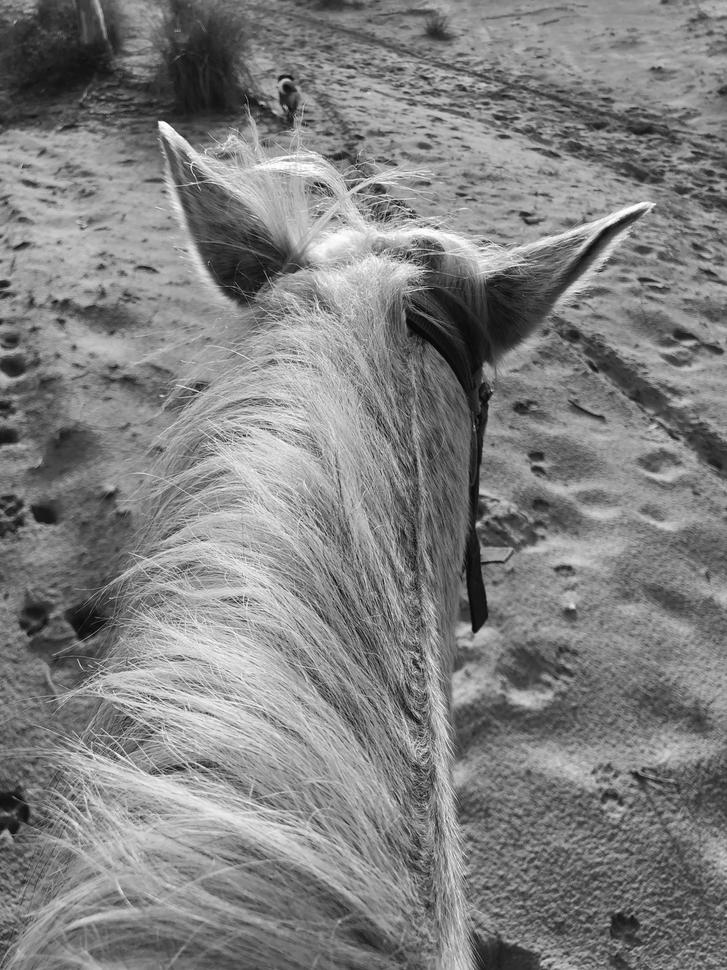
#> input picture lena.png, 727 x 970 px, shrunk from 3000 x 4000 before the run
$ python sobel.py
#> lines starting #> are read from the running program, lines starting #| are printed output that depends on the picture
import numpy as np
import cv2
import matplotlib.pyplot as plt

# 1. 自定义二维卷积函数
def convolve2d(image, kernel):
    """手动实现二维卷积，不使用 OpenCV 内置函数"""
    # 翻转卷积核
    kernel = np.flipud(np.fliplr(kernel))
    kh, kw = kernel.shape
    pad_h, pad_w = kh // 2, kw // 2

    # 对图像做边缘填充
    padded = np.pad(image, ((pad_h, pad_h), (pad_w, pad_w)), mode='reflect')

    # 输出初始化
    output = np.zeros_like(image, dtype=np.float32)

    # 卷积计算
    for i in range(image.shape[0]):
        for j in range(image.shape[1]):
            region = padded[i:i+kh, j:j+kw]
            output[i, j] = np.sum(region * kernel)

    return output

# 2. 定义 Sobel 核
sobel_x = np.array([
    [-1, 0, 1],
    [-2, 0, 2],
    [-1, 0, 1]
], dtype=np.float32)

sobel_y = np.array([
    [-1, -2, -1],
    [0, 0, 0],
    [1, 2, 1]
], dtype=np.float32)

# 3. 读取图像并灰度化
img = cv2.imread('lena.png', cv2.IMREAD_GRAYSCALE)
#> img is the input picture: shape (970, 727); min 1, max 255, mean 127.8
if img is None:
    raise ValueError("❌ 未找到图像，请将图片命名为 lena.png 并与脚本放在同目录。")

# 4. 卷积计算\
Gx = convolve2d(img, sobel_x)
#> after the loop in convolve2d, `for i in range(image.shape[0]):`:
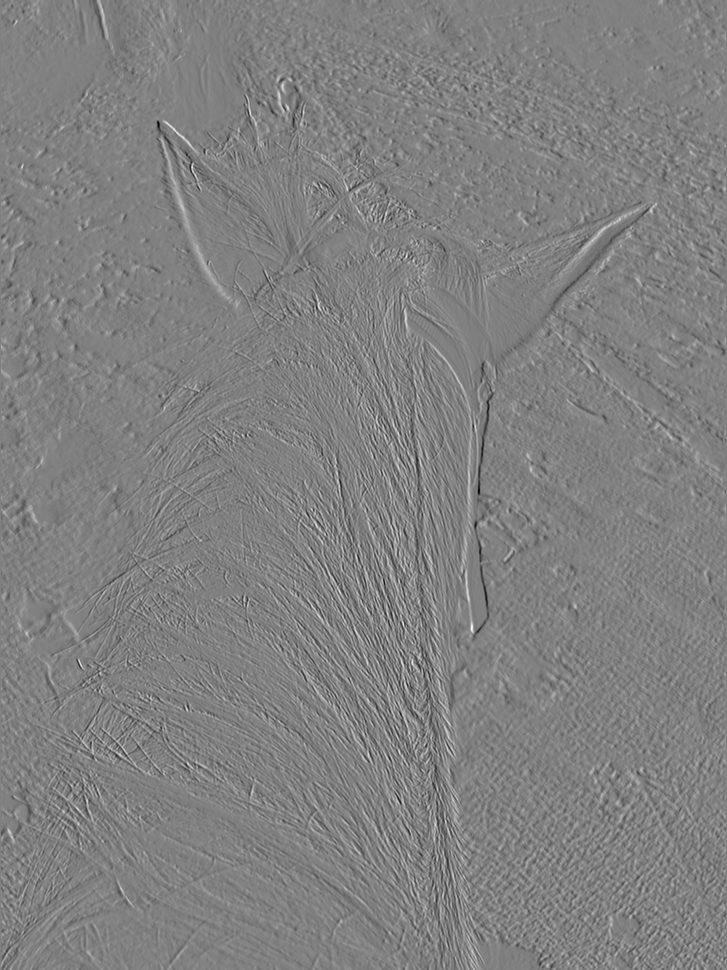
#> output: shape (970, 727) float32; min -631, max 618, mean -0.2; drawn with min black and max white
Gy = convolve2d(img, sobel_y)
#> after the loop in convolve2d (call 2), `for i in range(image.shape[0]):`:
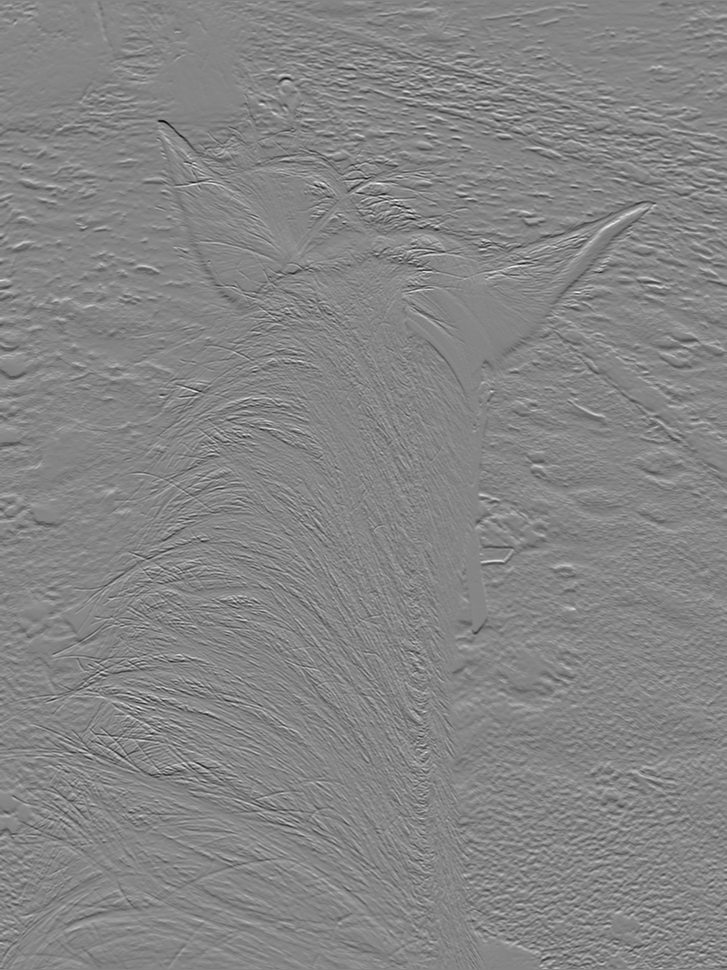
#> output: shape (970, 727) float32; min -802, max 730, mean 0.1; drawn with min black and max white

# 5. 计算梯度幅值与方向
magnitude = np.sqrt(Gx**2 + Gy**2)
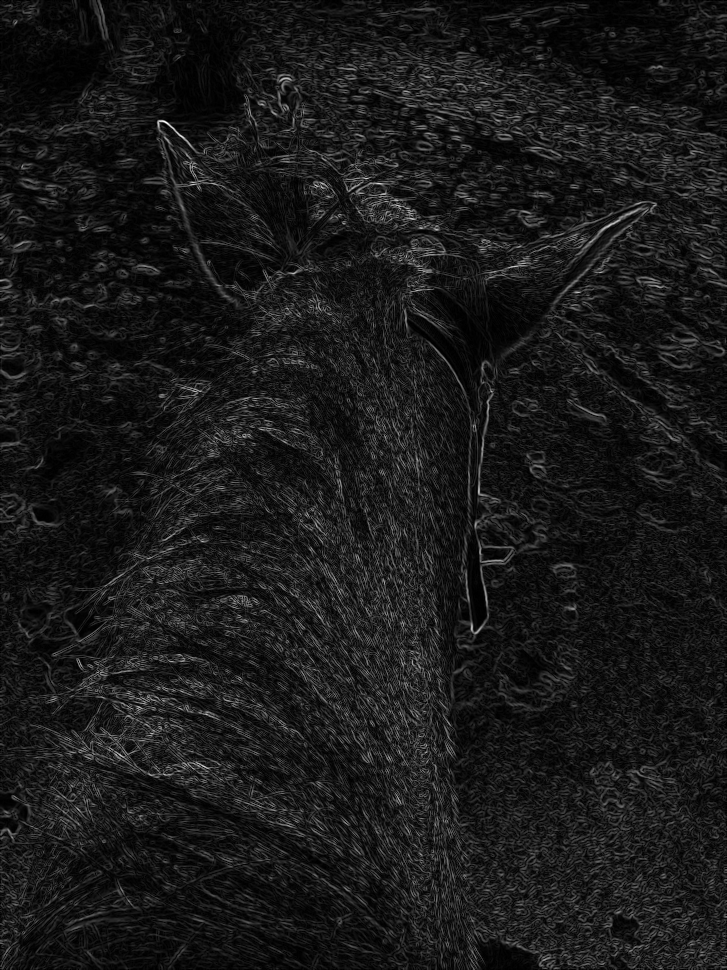
#> magnitude: shape (970, 727) float32; min 0, max 843.6, mean 85; drawn with min black and max white
direction = np.arctan2(Gy, Gx)
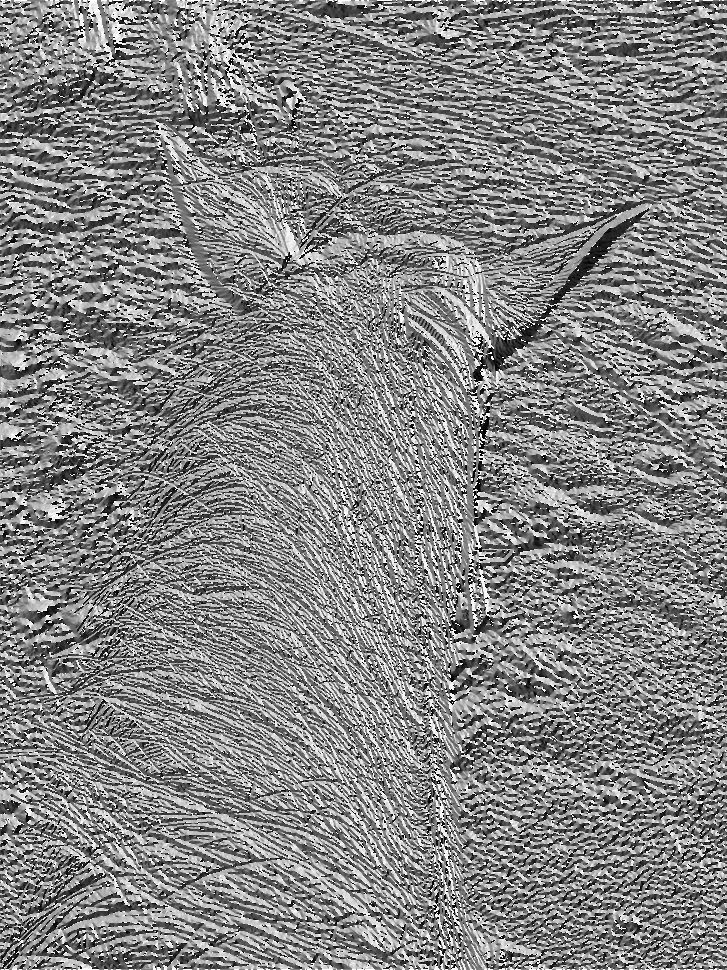
#> direction: shape (970, 727) float32; min -3.14, max 3.14, mean 0.115; drawn with min black and max white

# 归一化到 0-255
def normalize(img):
    img = img - img.min()
    img = img / img.max() * 255
    return img.astype(np.uint8)

Gx_n = normalize(Gx)
Gy_n = normalize(Gy)
mag_n = normalize(magnitude)
dir_n = normalize(direction)

# 6. 可视化结果
plt.figure(figsize=(12, 6))

plt.subplot(2, 3, 1)
plt.title("Original Image")
plt.imshow(img, cmap='gray')
plt.axis('off')

plt.subplot(2, 3, 2)
plt.title("Sobel X")
plt.imshow(Gx_n, cmap='gray')
plt.axis('off')

plt.subplot(2, 3, 3)
plt.title("Sobel Y")
plt.imshow(Gy_n, cmap='gray')
plt.axis('off')

plt.subplot(2, 3, 5)
plt.title("Gradient Magnitude")
plt.imshow(mag_n, cmap='gray')
plt.axis('off')

plt.subplot(2, 3, 6)
plt.title("Gradient Direction (arctan2)")
plt.imshow(dir_n, cmap='hsv')
plt.axis('off')

plt.tight_layout()
plt.show()
